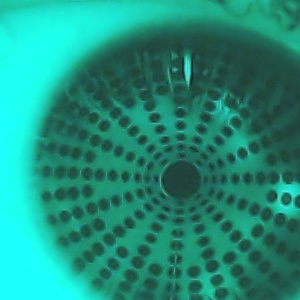
#> input picture candidata1.jpg, 300 x 300 px
$ python -i generar_mapa_elevacion_exporta.py   (imports and definitions only)
#> lines starting #> are read from the running program, lines starting #| are printed output that depends on the picture
#> further down, picture is the input picture: shape (300, 300, 3); mean B, G, R 123.9, 143.4, 31

import numpy as np
import matplotlib.pyplot as plt
import cv2
from scipy.interpolate import griddata
from scipy.optimize import least_squares
from scipy.ndimage import gaussian_filter
from sklearn.cluster import DBSCAN, KMeans

def generar_mapa_elevacion(img_color):
    """
    Recibe una imagen de entrada (numpy array) y retorna una figura de matplotlib
    con el mapa de elevación corneal interpolado.
    """
    img = cv2.cvtColor(img_color, cv2.COLOR_BGR2GRAY)
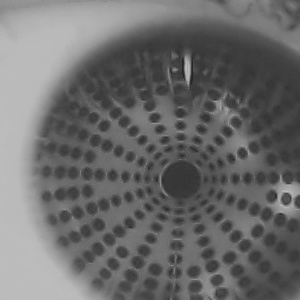
#> img: shape (300, 300); min 32, max 188, mean 107.6

    # Paso 1: Ecualización e inversión
    img_eq = cv2.equalizeHist(img)
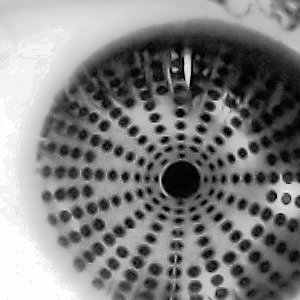
#> img_eq: shape (300, 300); min 0, max 255, mean 129.1
    img_inv = cv2.bitwise_not(img_eq)
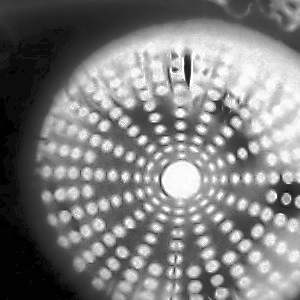
#> img_inv: shape (300, 300); min 0, max 255, mean 125.9

    # Paso 2: Suavizado
    img_blur = gaussian_filter(img_inv, sigma=0.8)

    # Paso 3: HoughCircles para template
    circles = cv2.HoughCircles(
        img_blur.astype(np.uint8),
        cv2.HOUGH_GRADIENT,
        dp=1.2,
        minDist=10,
        param1=30,
        param2=8,
        minRadius=3,
        maxRadius=5
    )
#> circles = 191 rows, first 8: [210.6, 106.2, 4.32], [226.2, 226.2, 4.32], [112.2, 174.6, 4.32], [118.2, 150.6, 4.32], [142.2, 139.8, 4.32], [241.8, 203.4, 4.32], [99, 174.6, 4.2], [201, 129, 3.84]
    if circles is None:
        raise RuntimeError("No se detectaron círculos.")

    circles = np.uint16(np.around(circles))
#> circles = 191 rows, first 8: [211, 106, 4], [226, 226, 4], [112, 175, 4], [118, 151, 4], [142, 140, 4], [242, 203, 4], [99, 175, 4], [201, 129, 4]
    x0, y0, r0 = circles[0][0]
#> x0 = 211; y0 = 106; r0 = 4
    template = img_blur[y0 - r0:y0 + r0 + 1, x0 - r0:x0 + r0 + 1].astype(np.float32)
    template = (template - template.mean()) / (template.std() + 1e-5)

    # Paso 4: Template matching
    img_norm = img_blur.astype(np.float32)
    img_norm = (img_norm - img_norm.mean()) / (img_norm.std() + 1e-5)
    result = cv2.matchTemplate(img_norm, template, cv2.TM_CCOEFF_NORMED)
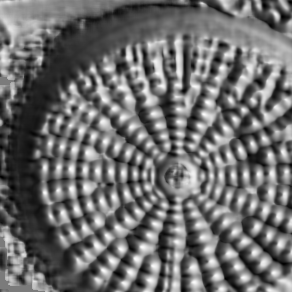
#> result: shape (292, 292) float32; min -0.942, max 1, mean -0.109; drawn with min black and max white

    threshold = 0.55
    ys, xs = np.where(result >= threshold)
#> ys = 7224 values from 0 to 291; xs = 7224 values, max 291 at index 161, min 0 at index 11, mean 167.7
    points = list(zip(xs, ys))
#> points = 7224 pairs, first value 0 to 291, second value 0 to 291

    # Paso 5: Agrupamiento DBSCAN
    clustering = DBSCAN(eps=r0, min_samples=1).fit(np.array(points))
    labels = clustering.labels_
#> labels = 7224 values, max 242 at index 7198, min 0 at index 0, mean 116.5
    unique_labels = np.unique(labels)
#> unique_labels = 243 values from 0 to 242

    # Paso 6: Offset
    offset = (template.shape[1] // 2, template.shape[0] // 2)
#> offset = (4, 4)
    corrected_points = []
    for lbl in unique_labels:
        pts = np.array(points)[labels == lbl]
        mean_pt = pts.mean(axis=0)
        corrected = mean_pt + np.array(offset)
        corrected_points.append(tuple(corrected.astype(int)))
#> this loop made 243 passes
#> (mean_pt, corrected) on passes 1, 3, 5: ([4.95, 2.03], [8.95, 6.03]), ([224.4, 3.06], [228.4, 7.06]), ([258.5, 5], [262.5, 9])
#> after the loop, corrected_points = 243 pairs, first value 7 to 295, second value 4 to 295

    # Paso 7: Filtrado por ROI
    corrected = np.array(corrected_points)
#> corrected has the same summary as corrected_points
    mask = (
        (corrected[:, 0] >= 30) & (corrected[:, 0] <= 450) &
        (corrected[:, 1] >= 40) & (corrected[:, 1] <= 270)
    )
    filtered = corrected[mask]
#> filtered = 198 pairs, first value 43 to 295, second value 41 to 270
    x_real, y_real = filtered[:, 0], filtered[:, 1]
#> x_real = 198 values, max 295 at index 187, min 43 at index 13, mean 175.6; y_real = 198 values, max 270 at index 197, min 41 at index 0, mean 161.3

    # Paso 8: Coordenadas físicas centradas
    center_x, center_y = 163, 145
    scale = 0.03
    x_cm = (x_real - center_x) * scale
#> x_cm = 198 values, max 3.96 at index 187, min -3.6 at index 13, mean 0.377
    y_cm = (y_real - center_y) * scale
#> y_cm = 198 values, max 3.75 at index 197, min -3.12 at index 0, mean 0.49
    real_points_cm = np.stack((x_cm, y_cm), axis=1)
#> real_points_cm = 198 pairs, first value -3.6 to 3.96, second value -3.12 to 3.75

    # Paso 9: Filtrado por meridiano
    def filtrar_por_meridiano(real_points_cm, meridiano_deg, tolerance_cm=0.17):
        angle_rad = np.radians(meridiano_deg)
        direction = np.array([np.cos(angle_rad), np.sin(angle_rad)])
        projections = np.dot(real_points_cm, direction)
        projected = np.outer(projections, direction)
        dist_perpendicular = np.linalg.norm(real_points_cm - projected, axis=1)
        mask = dist_perpendicular <= tolerance_cm
        puntos_cercanos = real_points_cm[mask]
        proyecciones_centrales = projections[mask]
        indices_ordenados = np.argsort(proyecciones_centrales)
        puntos_ordenados = puntos_cercanos[indices_ordenados]
        return puntos_ordenados

    meridianos = [0, 22, 45, 67, 92, 115, 136, 158]
    angulos = [0, 22.5, 45, 67.5, 90, 112.5, 135, 157.5]
    puntos_por_meridiano = {}

    for m in meridianos:
        puntos = filtrar_por_meridiano(real_points_cm, meridiano_deg=m)
        puntos = puntos[np.linalg.norm(puntos, axis=1) <= 5.5]
        puntos_por_meridiano[m] = puntos
#> this loop made 8 passes
#> indices_ordenados in filtrar_por_meridiano on passes 1, 4, 5, 6, 7, 8: [7, 11, 0, 6, 12, 10, 1, 13, 9, 15, 2, 14, 3, 8, 4, 5], [0, 1, 2, 3, 4, 5, 6, 7, 8, 9], [0, 1, 2, 3, 4, 5, 6, 7, 8, 9], [0, 1, 2, 3, 4, 5, 6, 7, 8, 9, 10, 11, 12], [0, 1, 2, 3, 4, 6, 5, 7, 8, 9, 10, 11], [0, 1, 2, 3, 4, 5, 6, 8, 7, 9]
#> (proyecciones_centrales in filtrar_por_meridiano, indices_ordenados in filtrar_por_meridiano) on pass 3: ([-2.95, -2.29, 0.233, 1.42, 1.65, 2.02, 2.29], [0, 1, 2, 3, 4, 5, 6])
#> after the loop, puntos_por_meridiano = 8 items

    # Paso 10: Mapa de elevación
    xAll, yAll, zAll = [], [], []
    R = 7.8
    for meridiano, angulo in zip(meridianos, angulos):
        puntos = puntos_por_meridiano[meridiano]
        if meridiano == 90:
            y_vals = puntos[:, 1]
        elif meridiano == 0:
            y_vals = puntos[:, 0]
        else:
            y_vals = puntos[:, 1]

        z_teorico = 2 * (y_vals ** 2) / (2 * R)

        theta = np.radians(angulo)
        x = y_vals * np.cos(theta)
        y = y_vals * np.sin(theta)

        xAll.extend(x)
        yAll.extend(y)
        zAll.extend(z_teorico)
#> this loop made 8 passes
#> (y_vals, z_teorico, y) on pass 3: ([-2.16, -1.5, 0.12, 1.08, 1.05, 1.38, 1.5], [0.598, 0.288, 0.00185, 0.15, 0.141, 0.244, 0.288], [-1.53, -1.06, 0.0849, 0.764, 0.742, 0.976, 1.06])
#> y on passes 1, 4: [0, 0, 0, 0, 0, 0, 0, 0, 0, 0, 0, 0, 0, 0, 0, 0], [-2.41, -0.139, 0.111, 1.58, 1.75, 2, 2.3, 2.66, 2.99, 3.33]
#> after the loop, xAll = 95 values, max 3.93 at index 15, min -3.3 at index 0, mean 0.134; yAll = 95 values, max 3.72 at index 59, min -2.88 at index 60, mean 0.201; zAll = 95 values, max 1.98 at index 15, min 0.000462 at index 24, mean 0.37

    xAll = np.array(xAll)
    yAll = np.array(yAll)
    zAll = np.array(zAll)
    zAll_adj = -zAll + 1
#> zAll_adj = 95 values, max 1 at index 24, min -0.98 at index 15, mean 0.63

    xq, yq = np.meshgrid(
        np.linspace(xAll.min(), xAll.max(), 200),
        np.linspace(yAll.min(), yAll.max(), 200)
    )
    zq = griddata((xAll, yAll), zAll_adj, (xq, yq), method='cubic')
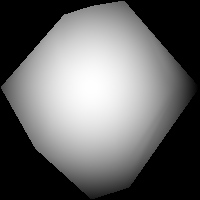
#> zq: shape (200, 200) float64; 40.17% of the values are NaN or infinite; the others: min -0.949, max 1, mean 0.369; drawn with min black, max white, NaN and infinite black

    fig = plt.figure(figsize=(8, 6))
    ax = fig.add_subplot(111, projection='3d')
    surf = ax.plot_surface(xq, yq, zq, cmap='jet', edgecolor='none')
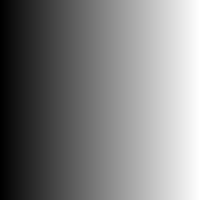
#> xq: shape (200, 200) float64; min -3.3, max 3.93, mean 0.315; drawn with min black and max white
    fig.colorbar(surf)
    ax.set_xlabel('X (mm)')
    ax.set_ylabel('Y (mm)')
    ax.set_zlabel('Elevación (mm)')
    ax.set_title('Mapa de Elevación Corneal con surf')
    ax.view_init(elev=30, azim=135)

    fig.savefig('mapa_elevacion.jpg', dpi=300, bbox_inches='tight')
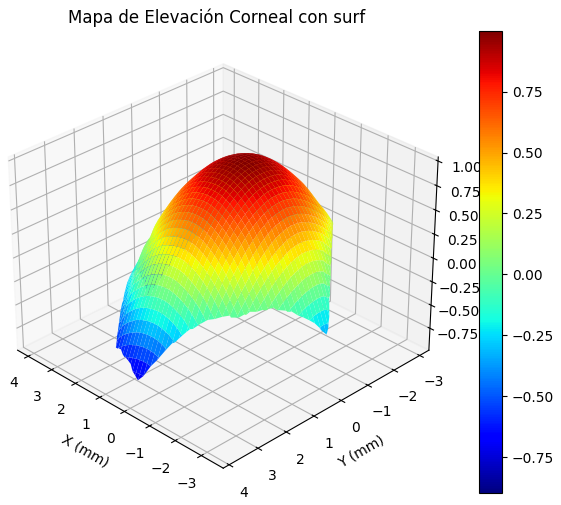
#> figure drawn by matplotlib, 2 panels
    return 'mapa_elevacion.jpg'

>>> import cv2
>>> picture = cv2.imread('candidata1.jpg')
>>> result = generar_mapa_elevacion(picture)
#> result = 'mapa_elevacion.jpg'
